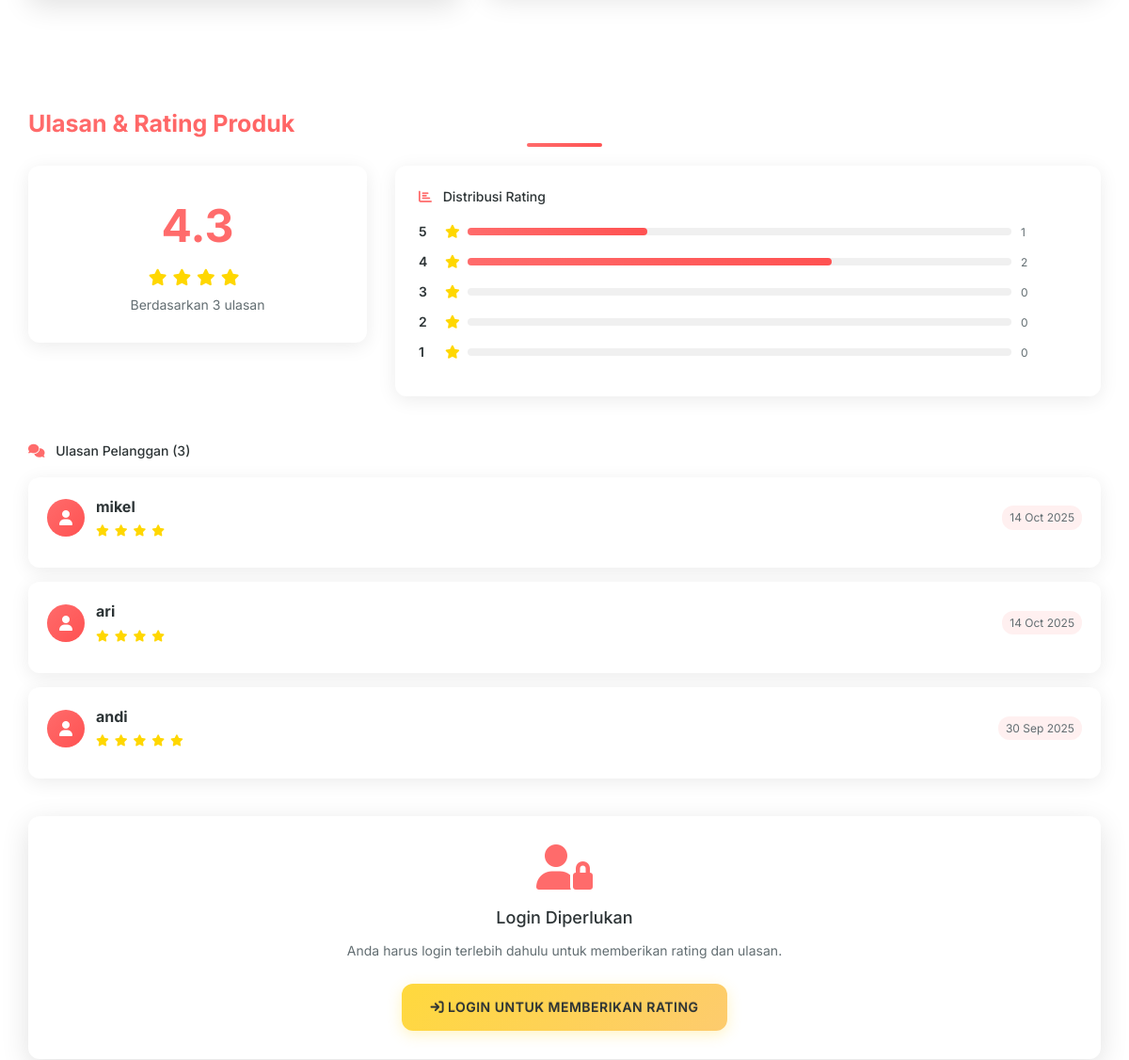
Page /detail_produk.php?produk=P0001 (middle part) on the earlier database version.
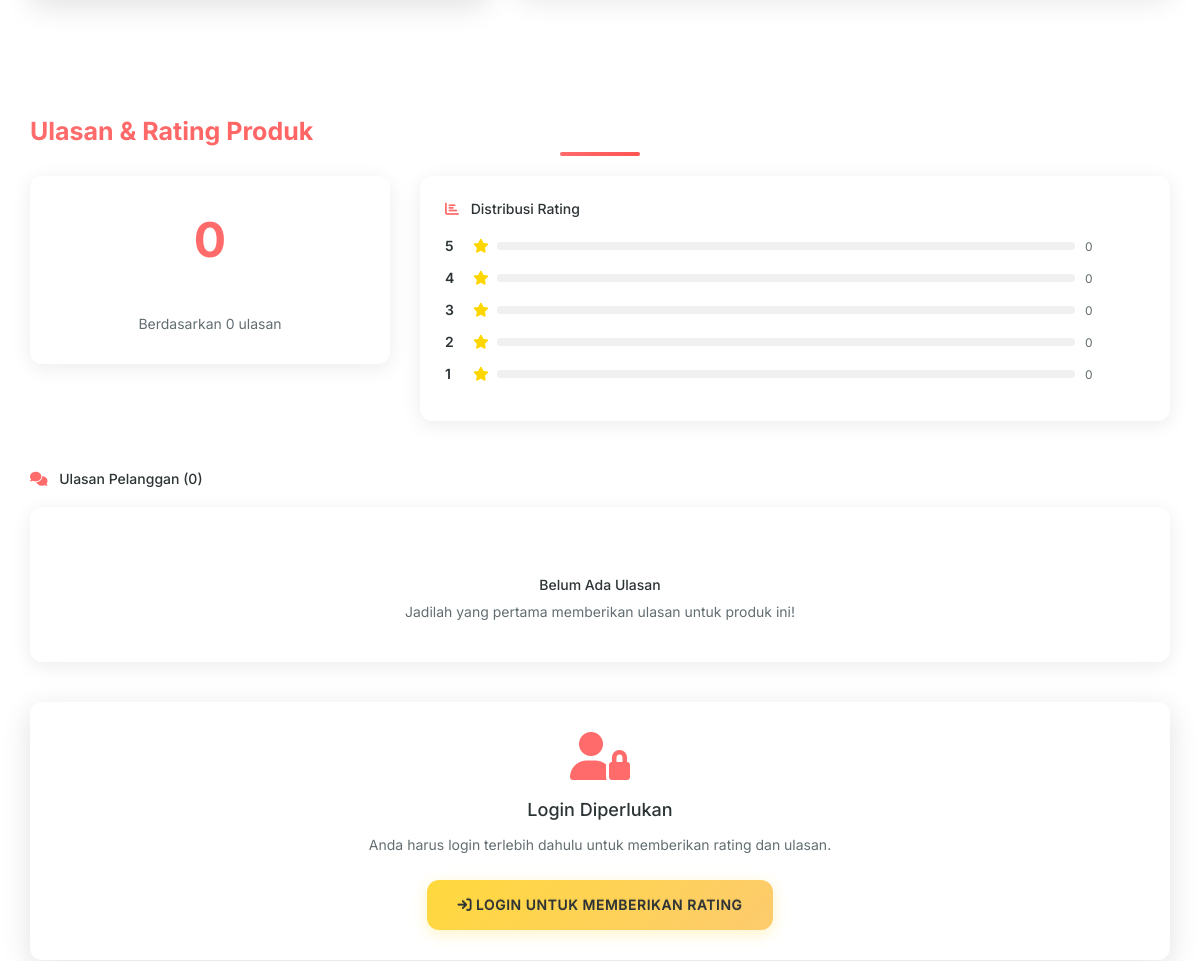
Same page on the later database version.
### tables this page shows
CREATE TABLE `review` (
  `id_review` int(11) NOT NULL,
  `kode_produk` varchar(100) NOT NULL,
  `kode_customer` varchar(100) NOT NULL,
  `rating` tinyint(1) NOT NULL,
  `tanggal` datetime NOT NULL
);

CREATE TABLE `customer` (
  `kode_customer` varchar(100) NOT NULL,
  `nama` varchar(100) NOT NULL,
  `email` varchar(100) NOT NULL,
  `username` varchar(100) NOT NULL,
  `password` varchar(100) NOT NULL,
  `telp` varchar(200) NOT NULL
);

### detail_produk.php (the view, shortened to what the changed rows need)
<?php
include 'header.php';
$kode = mysqli_real_escape_string($conn,$_GET['produk']);
?>
<div class="container" style="padding: 60px 15px 100px;">
    <?php
    $avgQ = mysqli_query($conn, "SELECT AVG(rating) as avg_rating, COUNT(*) as total FROM review WHERE kode_produk = '$kode'");
    $avg = mysqli_fetch_assoc($avgQ);
    $avg_rating = $avg && $avg['avg_rating'] ? round($avg['avg_rating'], 1) : 0;
    $total_review = $avg && $avg['total'] ? (int)$avg['total'] : 0;
    ?>
    <div class="row" style="margin-top: 40px;">
        <div class="col-md-12">
            <div class="row">
                <div class="col-md-4">
                    <div class="thumbnail" style="padding: 30px; text-align: center; border: none; box-shadow: var(--shadow-light);">
                        <div style="font-size: 48px; font-weight: 700; color: var(--accent-color); margin-bottom: 10px;">
                            <?= $avg_rating; ?>
                        </div>
                        <div style="margin-bottom: 10px;">
                        </div>
                        <div style="color: var(--text-light); font-size: 14px;">
                            Berdasarkan <?= $total_review; ?> ulasan
                        </div>
                    </div>
                </div>
                <div class="col-md-8">
                    <div class="thumbnail" style="padding: 25px; border: none; box-shadow: var(--shadow-light);">
                        <?php
                        $rating_dist = array();
                        for($i=5; $i>=1; $i--){
                            $distQ = mysqli_query($conn, "SELECT COUNT(*) as count FROM review WHERE kode_produk = '$kode' AND rating = $i");
                            $dist = mysqli_fetch_assoc($distQ);
                            $count = $dist ? (int)$dist['count'] : 0;
                            $percentage = $total_review > 0 ? round(($count / $total_review) * 100) : 0;
                            $rating_dist[$i] = array('count' => $count, 'percentage' => $percentage);
                        }
                        ?>
                        <?php for($i=5; $i>=1; $i--): ?>
                        <div style="display: flex; align-items: center; margin-bottom: 12px;">
                            <span style="width: 20px; font-weight: 600; color: var(--text-dark);"><?= $i ?></span>
                            <i class="fa fa-star" style="color: #ffd700; margin: 0 8px;"></i>
                            <div style="flex: 1; background: #f0f0f0; height: 8px; border-radius: 4px; margin-right: 10px; position: relative;">
                                <div style="width: <?= $rating_dist[$i]['percentage'] ?>%; background: linear-gradient(90deg, var(--accent-color), var(--accent-hover)); height: 100%; border-radius: 4px; transition: width 0.5s ease;"></div>
                            </div>
                            <span style="width: 60px; font-size: 12px; color: var(--text-light);"><?= $rating_dist[$i]['count'] ?></span>
                        </div>
                        <?php endfor; ?>
                    </div>
                </div>
            </div>
            <div style="margin-top: 30px;">
                <h5 style="color: var(--text-dark); margin-bottom: 20px;">
                    <i class="fa fa-comments" style="color: var(--accent-color); margin-right: 8px;"></i>
                    Ulasan Pelanggan (<?= $total_review ?>)
                </h5>
                <?php
                $revQ = mysqli_query($conn, "SELECT r.id_review, r.rating, r.tanggal, c.nama FROM review r JOIN customer c ON c.kode_customer = r.kode_customer WHERE r.kode_produk = '$kode' ORDER BY r.tanggal DESC LIMIT 10");
                if(mysqli_num_rows($revQ) > 0){
                    while($rv = mysqli_fetch_assoc($revQ)){
                        ?>
                        <div id="review-<?= (int)$rv['id_review']; ?>" class="thumbnail" style="padding: 20px; margin-bottom: 15px; border: none; box-shadow: var(--shadow-light);">
                            <div style="display: flex; justify-content: space-between; align-items: center; margin-bottom: 10px;">
                                <div style="display: flex; align-items: center;">
                                    <div style="width: 40px; height: 40px; background: linear-gradient(135deg, var(--accent-color), var(--accent-hover)); border-radius: 50%; display: flex; align-items: center; justify-content: center; margin-right: 12px;">
                                        <i class="fa fa-user" style="color: white; font-size: 16px;"></i>
                                    </div>
                                    <div>
                                        <strong style="color: var(--text-dark); font-size: 16px;"><?= htmlspecialchars($rv['nama']); ?></strong>
                                        <div style="margin-top: 4px;">
                                        </div>
                                    </div>
                                </div>
                                <span style="font-size: 12px; color: var(--text-light); background: rgba(255, 107, 107, 0.1); padding: 4px 8px; border-radius: 12px;">
                                    <?= date('d M Y', strtotime($rv['tanggal'])); ?>
                                </span>
                            </div>
                        </div>
                        <?php
                    }
                } else {
                    ?>
                    <div class="thumbnail" style="padding: 40px; text-align: center; border: none; box-shadow: var(--shadow-light);">
                        <h5 style="color: var(--text-dark); margin-bottom: 10px;">Belum Ada Ulasan</h5>
                        <p style="color: var(--text-light); margin-bottom: 0;">Jadilah yang pertama memberikan ulasan untuk produk ini!</p>
                    </div>
                    <?php
                }
                ?>
            </div>
        </div>
    </div>
</div>
<?php
include 'footer.php';
?>

Differences in the rows shown:
removed review: kode_customer.nama "mikel", tanggal "14 Oct 2025"
removed review: kode_customer.nama "ari", tanggal "14 Oct 2025"
removed review: kode_customer.nama "andi", tanggal "30 Sep 2025"
Other differences:
$avg_rating: "4.3" → "0"
$total_review: "3" → "0"
new list line: "2 0"
new list line: "1 0"
text now shown: "Belum Ada Ulasan Jadilah yang pertama memberikan ulasan untuk produk ini!"
list line gone: "5 1"
list line gone: "4 2"
